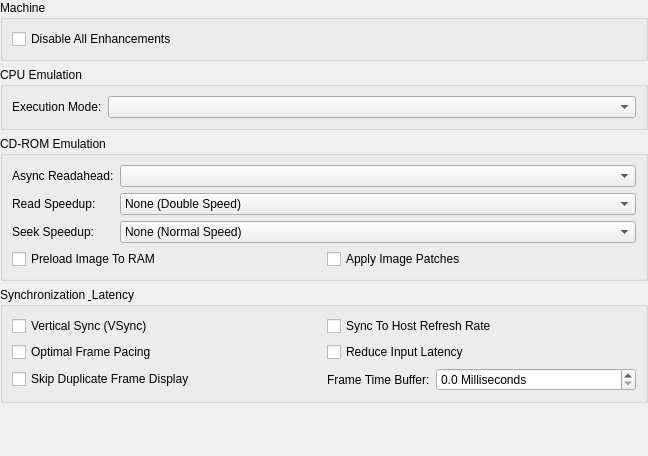
<?xml version="1.0" encoding="UTF-8"?>
<ui version="4.0">
 <class>ConsoleSettingsWidget</class>
 <widget class="QWidget" name="ConsoleSettingsWidget">
  <property name="geometry">
   <rect>
    <x>0</x>
    <y>0</y>
    <width>648</width>
    <height>456</height>
   </rect>
  </property>
  <layout class="QVBoxLayout" name="verticalLayout">
   <property name="leftMargin">
    <number>0</number>
   </property>
   <property name="topMargin">
    <number>0</number>
   </property>
   <property name="rightMargin">
    <number>0</number>
   </property>
   <property name="bottomMargin">
    <number>0</number>
   </property>
   <item>
    <widget class="QGroupBox" name="groupBox">
     <property name="title">
      <string>Machine</string>
     </property>
     <layout class="QFormLayout" name="formLayout">
      <item row="0" column="0" colspan="2">
       <widget class="QCheckBox" name="disableAllEnhancements">
        <property name="text">
         <string>Disable All Enhancements</string>
        </property>
       </widget>
      </item>
     </layout>
    </widget>
   </item>
   <item>
    <widget class="QGroupBox" name="groupBox_2">
     <property name="title">
      <string>CPU Emulation</string>
     </property>
     <layout class="QFormLayout" name="formLayout_3">
      <item row="0" column="0">
       <widget class="QLabel" name="cpuExecutionModeLabel">
        <property name="text">
         <string>Execution Mode:</string>
        </property>
       </widget>
      </item>
      <item row="0" column="1">
       <widget class="QComboBox" name="cpuExecutionMode"/>
      </item>

     </layout>
    </widget>
   </item>
   <item>
    <widget class="QGroupBox" name="groupBox_4">
     <property name="title">
      <string>CD-ROM Emulation</string>
     </property>
     <layout class="QFormLayout" name="formLayout_4">
      <item row="0" column="1">
       <widget class="QComboBox" name="cdromReadaheadSectors"/>
      </item>
      <item row="1" column="0">
       <widget class="QLabel" name="label_2">
        <property name="text">
         <string>Read Speedup:</string>
        </property>
       </widget>
      </item>
      <item row="1" column="1">
       <widget class="QComboBox" name="cdromReadSpeedup">
        <item>
         <property name="text">
          <string>None (Double Speed)</string>
         </property>
        </item>
        <item>
         <property name="text">
          <string>2x (Quad Speed)</string>
         </property>
        </item>
        <item>
         <property name="text">
          <string>3x (6x Speed)</string>
         </property>
        </item>
        <item>
         <property name="text">
          <string>4x (8x Speed)</string>
         </property>
        </item>
        <item>
         <property name="text">
          <string>5x (10x Speed)</string>
         </property>
        </item>
        <item>
         <property name="text">
          <string>6x (12x Speed)</string>
         </property>
        </item>
        <item>
         <property name="text">
          <string>7x (14x Speed)</string>
         </property>
        </item>
        <item>
         <property name="text">
          <string>8x (16x Speed)</string>
         </property>
        </item>
        <item>
         <property name="text">
          <string>9x (18x Speed)</string>
         </property>
        </item>
        <item>
         <property name="text">
          <string>10x (20x Speed)</string>
         </property>
        </item>
       </widget>
      </item>
      <item row="2" column="0">
       <widget class="QLabel" name="label_5">
        <property name="text">
         <string>Seek Speedup:</string>
        </property>
       </widget>
      </item>
      <item row="2" column="1">
       <widget class="QComboBox" name="cdromSeekSpeedup">
        <property name="currentIndex">
         <number>1</number>
        </property>
        <item>
         <property name="text">
          <string>Infinite/Instantaneous</string>
         </property>
        </item>
        <item>
         <property name="text">
          <string>None (Normal Speed)</string>
         </property>
        </item>
        <item>
         <property name="text">
          <string>2x</string>
         </property>
        </item>
        <item>
         <property name="text">
          <string>3x</string>
         </property>
        </item>
        <item>
         <property name="text">
          <string>4x</string>
         </property>
        </item>
        <item>
         <property name="text">
          <string>5x</string>
         </property>
        </item>
        <item>
         <property name="text">
          <string>6x</string>
         </property>
        </item>
        <item>
         <property name="text">
          <string>7x</string>
         </property>
        </item>
        <item>
         <property name="text">
          <string>8x</string>
         </property>
        </item>
        <item>
         <property name="text">
          <string>9x</string>
         </property>
        </item>
        <item>
         <property name="text">
          <string>10x</string>
         </property>
        </item>
       </widget>
      </item>
      <item row="3" column="0" colspan="2">
       <layout class="QGridLayout" name="gridLayout">
        <item row="0" column="0">
         <widget class="QCheckBox" name="cdromLoadImageToRAM">
          <property name="text">
           <string>Preload Image To RAM</string>
          </property>
         </widget>
        </item>
        <item row="0" column="1">
         <widget class="QCheckBox" name="cdromLoadImagePatches">
          <property name="text">
           <string>Apply Image Patches</string>
          </property>
         </widget>
        </item>
       </layout>
      </item>
      <item row="0" column="0">
       <widget class="QLabel" name="label_6">
        <property name="text">
         <string>Async Readahead:</string>
        </property>
       </widget>
      </item>
     </layout>
    </widget>
   </item>
   <item>
    <widget class="QGroupBox" name="synchronizationLatencyGroup">
     <property name="title">
      <string>Synchronization &amp; Latency</string>
     </property>
     <layout class="QGridLayout" name="synchronizationLatencyLayout">
      <item row="0" column="0">
       <widget class="QCheckBox" name="vsync">
        <property name="text">
         <string>Vertical Sync (VSync)</string>
        </property>
       </widget>
      </item>
      <item row="0" column="1">
       <widget class="QCheckBox" name="syncToHostRefreshRate">
        <property name="text">
         <string>Sync To Host Refresh Rate</string>
        </property>
       </widget>
      </item>
      <item row="1" column="0">
       <widget class="QCheckBox" name="optimalFramePacing">
        <property name="text">
         <string>Optimal Frame Pacing</string>
        </property>
       </widget>
      </item>
      <item row="1" column="1">
       <widget class="QCheckBox" name="preFrameSleep">
        <property name="text">
         <string>Reduce Input Latency</string>
        </property>
       </widget>
      </item>
      <item row="2" column="0">
       <widget class="QCheckBox" name="skipPresentingDuplicateFrames">
        <property name="text">
         <string>Skip Duplicate Frame Display</string>
        </property>
       </widget>
      </item>
      <item row="2" column="1">
       <layout class="QFormLayout" name="preFrameSleepBufferLayout">
        <item row="0" column="0">
         <widget class="QLabel" name="preFrameSleepBufferLabel">
          <property name="text">
           <string>Frame Time Buffer:</string>
          </property>
         </widget>
        </item>
        <item row="0" column="1">
         <widget class="QDoubleSpinBox" name="preFrameSleepBuffer">
          <property name="suffix">
           <string> Milliseconds</string>
          </property>
          <property name="decimals">
           <number>1</number>
          </property>
          <property name="singleStep">
           <double>0.500000000000000</double>
          </property>
         </widget>
        </item>
       </layout>
      </item>
     </layout>
    </widget>
   </item>
   <item>
    <spacer name="verticalSpacer">
     <property name="orientation">
      <enum>Qt::Vertical</enum>
     </property>
     <property name="sizeHint" stdset="0">
      <size>
       <width>20</width>
       <height>40</height>
      </size>
     </property>
    </spacer>
   </item>
  </layout>
 </widget>
 <resources>
  <include location="resources/resources.qrc"/>
 </resources>
 <connections/>
</ui>
